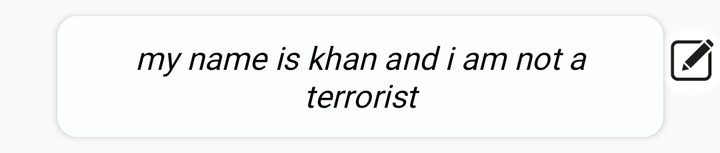
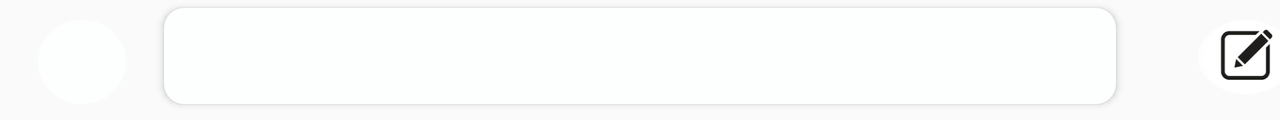

The same Android screen from two of the app's own layout files: first res/layout/ as a phone draws it, then the repository's variant for another configuration, drawn on a device whose configuration selects that folder. Both files follow.
<!-- AndroidManifest.xml: application theme AppTheme -->
<!-- res/layout/row.xml -->
<?xml version="1.0" encoding="utf-8"?>
<androidx.constraintlayout.widget.ConstraintLayout xmlns:android="http://schemas.android.com/apk/res/android"
    xmlns:app="http://schemas.android.com/apk/res-auto"
    xmlns:tools="http://schemas.android.com/tools"
    android:id="@+id/layout"
    android:layout_width="match_parent"
    android:layout_height="wrap_content">

    <Button
        android:id="@+id/button"
        android:layout_width="303dp"
        android:layout_height="wrap_content"
        android:layout_marginStart="8dp"
        android:layout_marginTop="8dp"
        android:layout_marginEnd="8dp"
        android:layout_marginBottom="8dp"
        android:background="@drawable/my_buttons_ii"
        android:fontFamily="@font/annie_use_your_telescope"
        android:padding="10dp"
        android:text="my name is khan and i am not a terrorist"
        android:textAlignment="center"
        android:textAllCaps="false"
        android:textColor="@android:color/background_dark"
        android:textSize="16sp"
        android:textStyle="italic"
        app:layout_constraintBottom_toBottomOf="parent"
        app:layout_constraintEnd_toEndOf="parent"
        app:layout_constraintHorizontal_bias="0.5"
        app:layout_constraintStart_toStartOf="parent"
        app:layout_constraintTop_toTopOf="parent" />

    <TextView
        android:id="@+id/textView"
        android:layout_width="wrap_content"
        android:layout_height="0dp"
        android:layout_marginStart="24dp"
        android:layout_marginTop="14dp"
        android:layout_marginEnd="24dp"
        android:background="@drawable/tv"
        android:fontFamily="cursive"
        android:gravity="center_horizontal|center_vertical"
        android:paddingLeft="10dp"
        android:paddingTop="6dp"
        android:paddingRight="10dp"
        android:paddingBottom="6dp"
        android:text="1"
        android:textColor="@android:color/black"
        android:textSize="10sp"
        android:textStyle="bold"
        app:layout_constraintEnd_toStartOf="@+id/button"
        app:layout_constraintStart_toStartOf="parent"
        app:layout_constraintTop_toTopOf="parent" />

    <ImageView
        android:id="@+id/clock"
        android:layout_width="wrap_content"
        android:layout_height="0dp"
        android:layout_marginStart="24dp"
        android:layout_marginTop="14dp"
        android:layout_marginEnd="24dp"
        android:background="@drawable/tv"
        android:src="@drawable/ic_alarm_on_black_actual_24dp"
        android:visibility="invisible"
        app:layout_constraintEnd_toStartOf="@+id/button"
        app:layout_constraintStart_toStartOf="parent"
        app:layout_constraintTop_toTopOf="parent" />

    <ImageButton
        android:id="@+id/imageButton"
        android:layout_width="35dp"
        android:layout_height="34dp"
        android:layout_marginStart="8dp"
        android:layout_marginTop="14dp"
        android:layout_marginEnd="8dp"
        android:background="@drawable/my_buttons"
        android:scaleType="fitCenter"
        app:layout_constraintEnd_toEndOf="parent"
        app:layout_constraintStart_toEndOf="@+id/button"
        app:layout_constraintTop_toTopOf="parent"
        app:srcCompat="@drawable/edit_black" />

    <ImageView
        android:id="@+id/imageViewheart"
        android:layout_width="19dp"
        android:layout_height="17dp"
        android:layout_marginStart="24dp"
        android:layout_marginTop="42dp"
        android:layout_marginEnd="24dp"
        android:src="@drawable/heartrednice"
        android:visibility="invisible"
        app:layout_constraintEnd_toStartOf="@+id/button"
        app:layout_constraintStart_toStartOf="parent"
        app:layout_constraintTop_toTopOf="parent" />

</androidx.constraintlayout.widget.ConstraintLayout>
<!-- resources referenced by this layout -->
<resources>
  <!-- drawable edit_black: png bitmap (drawable-nodpi, 9064 bytes) -->
  <!-- drawable heartrednice: png bitmap (drawable-nodpi, 5558 bytes) -->
  <!-- drawable my_buttons (drawable-v24) -->
  <?xml version = "1.0" encoding = "utf-8"?>
  <selector xmlns:android = "http://schemas.android.com/apk/res/android">
      <item android:state_pressed = "false">
          <shape android:shape = "oval">
              <solid android:color = "#FDFEFE"/>
          </shape>
      </item>
      <item android:state_pressed = "true">
          <shape android:shape = "oval">
              <solid android:color = "#D0D3D4"/>
          </shape>
      </item>
  </selector>
  <!-- drawable my_buttons_ii (drawable-v24) -->
  <?xml version = "1.0" encoding = "utf-8"?>
  <selector xmlns:android = "http://schemas.android.com/apk/res/android">
      <item android:state_pressed = "false">
          <shape android:shape = "rectangle">
              <solid android:color = "#FDFEFE"/>
              <corners android:radius="10dp"/>
          </shape>
      </item>
      <item android:state_pressed = "true">
          <shape android:shape = "rectangle">
              <solid android:color = "#D0D3D4"/>
              <corners android:radius="10dp"/>
          </shape>
      </item>
  </selector>
  <!-- drawable tv (drawable-v24) -->
  <?xml version = "1.0" encoding = "utf-8"?>
  <selector xmlns:android = "http://schemas.android.com/apk/res/android">
      <item>
          <shape android:shape = "oval">
              <solid android:color = "#FDFEFE"/>
          </shape>
      </item>
  </selector>
  <style name="AppTheme" parent="Theme.AppCompat.Light.NoActionBar">
          
          <item name="colorPrimary">@color/colorPrimary</item>
          <item name="colorPrimaryDark">@color/colorPrimaryDark</item>
          <item name="colorAccent">@color/colorAccent</item>
          <item name="windowActionModeOverlay">true</item>
          <item name="actionModeStyle">@style/ActionModeStyle</item>
          <item name="android:actionModeBackground">@color/actionMode_option_1</item>
          <item name="actionBarTheme">@style/ThemeOverlay.AppCompat.Dark.ActionBar</item>
      </style>
  <color name="colorPrimary">@color/primaryDark_org</color>
  <color name="colorPrimaryDark">@android:color/transparent</color>
  <color name="colorAccent">@color/org_colorAccent</color>
  <style name="ActionModeStyle" parent="@style/Widget.AppCompat.ActionMode">
          <item name="background">@color/actionMode_option_1</item>
          <item name="titleTextStyle">@style/ActionModeTitleTextStyle</item>
      </style>
  <color name="actionMode_option_1">#827397</color>
  <color name="primaryDark_org">#3700B3</color>
  <color name="org_colorAccent">#03DAC5</color>
  <style name="ActionModeTitleTextStyle" parent="@style/TextAppearance.AppCompat.Widget.ActionMode.Title">
          <item name="android:textColor">@android:color/white</item>
      </style>
</resources>
<!-- res/layout-land/row.xml (the repository's variant of the layout above) -->
<!-- drawn on the phone turned sideways -->
<?xml version="1.0" encoding="utf-8"?>
<androidx.constraintlayout.widget.ConstraintLayout xmlns:android="http://schemas.android.com/apk/res/android"
    xmlns:app="http://schemas.android.com/apk/res-auto"
    xmlns:tools="http://schemas.android.com/tools"
    android:id="@+id/layout"
    android:layout_width="match_parent"
    android:layout_height="wrap_content">

    <Button
        android:id="@+id/button"
        android:layout_width="476dp"
        android:layout_height="wrap_content"
        android:layout_marginStart="8dp"
        android:layout_marginTop="4dp"
        android:layout_marginEnd="8dp"
        android:layout_marginBottom="8dp"
        android:background="@drawable/my_buttons_ii"
        android:fontFamily="casual"
        android:padding="10dp"
        android:textAllCaps="false"
        android:textColor="@android:color/background_dark"
        android:textSize="14sp"
        android:textStyle="bold|italic"
        app:layout_constraintBottom_toBottomOf="parent"
        app:layout_constraintEnd_toEndOf="parent"
        app:layout_constraintHorizontal_bias="0.5"
        app:layout_constraintStart_toStartOf="parent"
        app:layout_constraintTop_toTopOf="parent"
        app:layout_constraintVertical_bias="0.0" />

    <TextView
        android:id="@+id/textView"
        android:layout_width="44dp"
        android:layout_height="42dp"
        android:layout_marginStart="24dp"
        android:layout_marginTop="10dp"
        android:layout_marginEnd="24dp"
        android:background="@drawable/tv"
        android:fontFamily="cursive"
        android:gravity="center_horizontal|center_vertical"
        android:paddingLeft="10dp"
        android:paddingTop="6dp"
        android:paddingRight="10dp"
        android:paddingBottom="6dp"
        android:text="1"
        android:textColor="@android:color/black"
        android:textSize="10sp"
        android:textStyle="bold"
        app:layout_constraintEnd_toStartOf="@+id/button"
        app:layout_constraintStart_toStartOf="parent"
        app:layout_constraintTop_toTopOf="parent" />

    <ImageView
        android:id="@+id/clock"
        android:layout_width="44dp"
        android:layout_height="42dp"
        android:layout_marginStart="24dp"
        android:layout_marginTop="10dp"
        android:layout_marginEnd="24dp"
        android:background="@drawable/tv"
        android:src="@drawable/ic_alarm_on_black_actual_24dp"
        app:layout_constraintEnd_toStartOf="@+id/button"
        app:layout_constraintStart_toStartOf="parent"
        app:layout_constraintTop_toTopOf="parent" />

    <ImageButton
        android:id="@+id/imageButton"
        android:layout_width="48dp"
        android:layout_height="37dp"
        android:layout_marginStart="48dp"
        android:layout_marginTop="10dp"
        android:background="@drawable/my_buttons"
        android:scaleType="fitCenter"
        app:layout_constraintEnd_toEndOf="parent"
        app:layout_constraintStart_toEndOf="@+id/button"
        app:layout_constraintTop_toTopOf="parent"
        app:srcCompat="@drawable/edit_black" />

    <ImageView
        android:id="@+id/imageViewheart"
        android:layout_width="wrap_content"
        android:layout_height="wrap_content"
        android:layout_marginStart="16dp"
        android:layout_marginTop="10dp"
        android:layout_marginEnd="10dp"
        android:visibility="invisible"
        app:layout_constraintEnd_toStartOf="@+id/imageButton"
        app:layout_constraintStart_toEndOf="@+id/button"
        app:layout_constraintTop_toTopOf="parent" />

</androidx.constraintlayout.widget.ConstraintLayout>
<!-- resources referenced by the variant -->
<!-- as the phone turned sideways resolves them -->
<resources>
  <!-- drawable edit_black: png bitmap (drawable-nodpi, 9064 bytes) -->
  <!-- drawable my_buttons (drawable-v24) -->
  <?xml version = "1.0" encoding = "utf-8"?>
  <selector xmlns:android = "http://schemas.android.com/apk/res/android">
      <item android:state_pressed = "false">
          <shape android:shape = "oval">
              <solid android:color = "#FDFEFE"/>
          </shape>
      </item>
      <item android:state_pressed = "true">
          <shape android:shape = "oval">
              <solid android:color = "#D0D3D4"/>
          </shape>
      </item>
  </selector>
  <!-- drawable my_buttons_ii (drawable-v24) -->
  <?xml version = "1.0" encoding = "utf-8"?>
  <selector xmlns:android = "http://schemas.android.com/apk/res/android">
      <item android:state_pressed = "false">
          <shape android:shape = "rectangle">
              <solid android:color = "#FDFEFE"/>
              <corners android:radius="10dp"/>
          </shape>
      </item>
      <item android:state_pressed = "true">
          <shape android:shape = "rectangle">
              <solid android:color = "#D0D3D4"/>
              <corners android:radius="10dp"/>
          </shape>
      </item>
  </selector>
  <!-- drawable tv (drawable-v24) -->
  <?xml version = "1.0" encoding = "utf-8"?>
  <selector xmlns:android = "http://schemas.android.com/apk/res/android">
      <item>
          <shape android:shape = "oval">
              <solid android:color = "#FDFEFE"/>
          </shape>
      </item>
  </selector>
  <style name="AppTheme" parent="Theme.AppCompat.Light.NoActionBar">
          
          <item name="colorPrimary">@color/colorPrimary</item>
          <item name="colorPrimaryDark">@color/colorPrimaryDark</item>
          <item name="colorAccent">@color/colorAccent</item>
          <item name="windowActionModeOverlay">true</item>
          <item name="actionModeStyle">@style/ActionModeStyle</item>
          <item name="android:actionModeBackground">@color/actionMode_option_1</item>
          <item name="actionBarTheme">@style/ThemeOverlay.AppCompat.Dark.ActionBar</item>
      </style>
  <color name="colorPrimary">@color/primaryDark_org</color>
  <color name="colorPrimaryDark">@android:color/transparent</color>
  <color name="colorAccent">@color/org_colorAccent</color>
  <style name="ActionModeStyle" parent="@style/Widget.AppCompat.ActionMode">
          <item name="background">@color/actionMode_option_1</item>
          <item name="titleTextStyle">@style/ActionModeTitleTextStyle</item>
      </style>
  <color name="actionMode_option_1">#827397</color>
  <color name="primaryDark_org">#3700B3</color>
  <color name="org_colorAccent">#03DAC5</color>
  <style name="ActionModeTitleTextStyle" parent="@style/TextAppearance.AppCompat.Widget.ActionMode.Title">
          <item name="android:textColor">@android:color/white</item>
      </style>
</resources>
